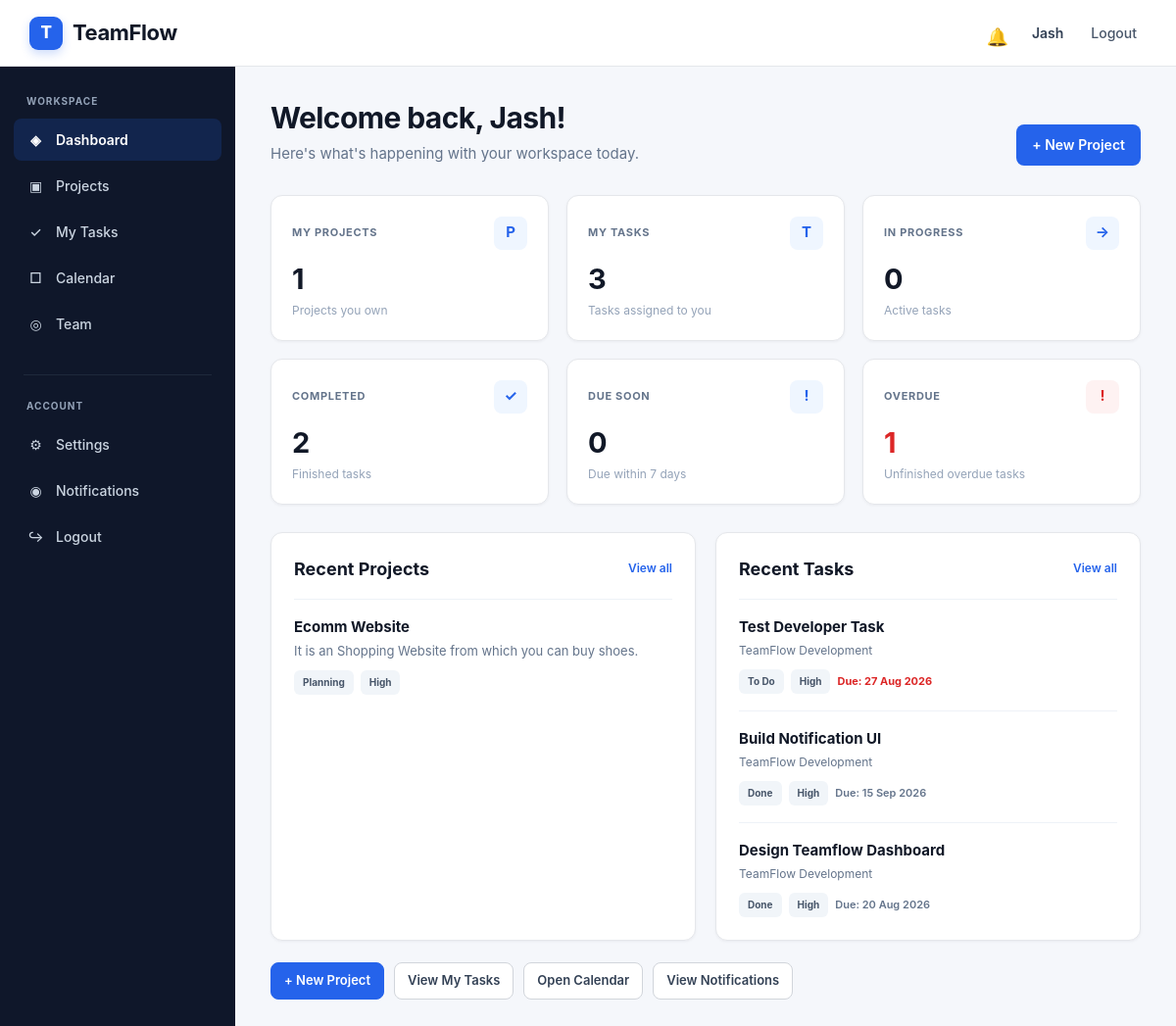
Page /dashboard/ (signed in) on the committed database.
### accounts/models.py (models this page shows, shortened)
class User(AbstractUser):
    profile_picture = models.ImageField(
        upload_to="profile_pictures/",
        blank=True,
        null=True
    )
    bio = models.TextField(
        blank=True
    )
    job_title = models.CharField(
        max_length=100,
        blank=True
    )

### projects/models.py (models this page shows, shortened)
class Project(models.Model):
    STATUS_CHOICES = [
        ("planning", "Planning"),
        ("active", "Active"),
        ("on_hold", "On Hold"),
        ("completed", "Completed"),
    ]
    PRIORITY_CHOICES = [
        ("low", "Low"),
        ("medium", "Medium"),
        ("high", "High"),
    ]
    name = models.CharField(max_length=200)
    description = models.TextField(blank=True)
    owner = models.ForeignKey(
        settings.AUTH_USER_MODEL,
        on_delete=models.CASCADE,
        related_name="owned_projects"
    )
    start_date = models.DateField(
        null=True,
        blank=True
    )
    due_date = models.DateField(
        null=True,
        blank=True
    )
    status = models.CharField(
        max_length=20,
        choices=STATUS_CHOICES,
        default="planning"
    )
    priority = models.CharField(
        max_length=10,
        choices=PRIORITY_CHOICES,
        default="medium"
    )
    created_at = models.DateTimeField(
        auto_now_add=True
    )
    updated_at = models.DateTimeField(
        auto_now=True
    )

### tasks/models.py (models this page shows, shortened)
class Task(models.Model):
    STATUS_CHOICES = [
        ("todo", "To Do"),
        ("in_progress", "In Progress"),
        ("done", "Done"),
    ]
    PRIORITY_CHOICES = [
        ("low", "Low"),
        ("medium", "Medium"),
        ("high", "High"),
    ]
    title = models.CharField(max_length=200)
    description = models.TextField(blank=True)
    project = models.ForeignKey(
        Project,
        on_delete=models.CASCADE,
        related_name="tasks"
    )
    assigned_to = models.ForeignKey(
        settings.AUTH_USER_MODEL,
        on_delete=models.SET_NULL,
        null=True,
        blank=True,
        related_name="assigned_tasks"
    )
    created_by = models.ForeignKey(
        settings.AUTH_USER_MODEL,
        on_delete=models.CASCADE,
        related_name="created_tasks"
    )
    status = models.CharField(
        max_length=20,
        choices=STATUS_CHOICES,
        default="todo"
    )
    priority = models.CharField(
        max_length=10,
        choices=PRIORITY_CHOICES,
        default="medium"
    )
    due_date = models.DateField(
        null=True,
        blank=True
    )
    created_at = models.DateTimeField(
        auto_now_add=True
    )
    updated_at = models.DateTimeField(
        auto_now=True
    )

### dashboard/views.py (the view)
# urls.py: path("", views.dashboard, name="dashboard"),
@login_required
def dashboard(request):
    today = date.today()
    soon_date = today + timedelta(days=7)
    projects = Project.objects.filter(
        owner=request.user
    )
    my_tasks = Task.objects.filter(
        assigned_to=request.user
    )
    project_count = projects.count()
    my_tasks_count = my_tasks.count()
    completed_count = my_tasks.filter(
        status="done"
    ).count()
    in_progress_count = my_tasks.filter(
        status="in_progress"
    ).count()
    overdue_count = my_tasks.filter(
        due_date__lt=today
    ).exclude(
        status="done"
    ).count()
    due_soon_count = my_tasks.filter(
        due_date__gte=today,
        due_date__lte=soon_date
    ).exclude(
        status="done"
    ).count()
    recent_projects = projects.order_by(
        "-created_at"
    )[:5]
    recent_tasks = my_tasks.select_related(
        "project"
    ).order_by(
        "-created_at"
    )[:5]
    return render(
        request,
        "dashboard/dashboard.html",
        {
            "project_count": project_count,
            "my_tasks_count": my_tasks_count,
            "completed_count": completed_count,
            "in_progress_count": in_progress_count,
            "overdue_count": overdue_count,
            "due_soon_count": due_soon_count,
            "recent_projects": recent_projects,
            "recent_tasks": recent_tasks,
            "today": today,
            "soon_date": soon_date,
        }
    )

### templates/dashboard/dashboard.html (shortened to what this page needs)
{% extends "base.html" %}
{% block content %}
<div class="dashboard-page">
    <div class="dashboard-header">
        <div>
            <h1>
                Welcome back,
                {{ request.user.first_name|default:request.user.username }}!
            </h1>
            <p>
                Here's what's happening with your workspace today.
            </p>
        </div>
        <div class="dashboard-header-action">
            <a
                href="{% url 'create_project' %}"
                class="dashboard-primary-btn"
            >
                + New Project
            </a>
        </div>
    </div>
    <div class="dashboard-stats">
        <div class="dashboard-stat">
            <div class="dashboard-stat-top">
                <h3>
                    My Projects
                </h3>
                <div class="stat-icon">
                    P
                </div>
            </div>
            <div class="dashboard-stat-number">
                {{ project_count }}
            </div>
            <div class="dashboard-stat-label">
                Projects you own
            </div>
        </div>
        <div class="dashboard-stat">
            <div class="dashboard-stat-top">
                <h3>
                    My Tasks
                </h3>
                <div class="stat-icon">
                    T
                </div>
            </div>
            <div class="dashboard-stat-number">
                {{ my_tasks_count }}
            </div>
            <div class="dashboard-stat-label">
                Tasks assigned to you
            </div>
        </div>
        <div class="dashboard-stat">
            <div class="dashboard-stat-top">
                <h3>
                    In Progress
                </h3>
                <div class="stat-icon">
                    →
                </div>
            </div>
            <div class="dashboard-stat-number">
                {{ in_progress_count }}
            </div>
            <div class="dashboard-stat-label">
                Active tasks
            </div>
        </div>
        <div class="dashboard-stat">
            <div class="dashboard-stat-top">
                <h3>
                    Completed
                </h3>
                <div class="stat-icon">
                    ✓
                </div>
            </div>
            <div class="dashboard-stat-number">
                {{ completed_count }}
            </div>
            <div class="dashboard-stat-label">
                Finished tasks
            </div>
        </div>
        <div class="dashboard-stat">
            <div class="dashboard-stat-top">
                <h3>
                    Due Soon
                </h3>
                <div class="stat-icon">
                    !
                </div>
            </div>
            <div class="dashboard-stat-number">
                {{ due_soon_count }}
            </div>
            <div class="dashboard-stat-label">
                Due within 7 days
            </div>
        </div>
        <div class="dashboard-stat stat-danger">
            <div class="dashboard-stat-top">
                <h3>
                    Overdue
                </h3>
                <div class="stat-icon">
                    !
                </div>
            </div>
            <div class="dashboard-stat-number">
                {{ overdue_count }}
            </div>
            <div class="dashboard-stat-label">
                Unfinished overdue tasks
            </div>
        </div>
    </div>
    <div class="dashboard-grid">
        <div class="dashboard-card">
            <div class="dashboard-card-header">
                <h2>
                    Recent Projects
                </h2>
                <a href="{% url 'project_list' %}">
                    View all
                </a>
            </div>
            {% if recent_projects %}
                {% for project in recent_projects %}
                    <div class="project-item">
                        <div class="item-title">
                            <a href="{% url 'project_detail' project.id %}">
                                {{ project.name }}
                            </a>
                        </div>
                        <div class="item-description">
                            {{ project.description|default:"No description provided." }}
                        </div>
                        <div class="item-meta">
                            <span class="badge">
                                {{ project.get_status_display }}
                            </span>
                            <span class="badge">
                                {{ project.get_priority_display }}
                            </span>
                        </div>
                    </div>
                {% endfor %}
            {% endif %}
        </div>
        <div class="dashboard-card">
            <div class="dashboard-card-header">
                <h2>
                    Recent Tasks
                </h2>
                <a href="{% url 'my_tasks' %}">
                    View all
                </a>
            </div>
            {% if recent_tasks %}
                {% for task in recent_tasks %}
                    <div class="task-item">
                        <div class="item-title">
                            <a
                                href="{% url 'task_detail' task.project.id task.id %}"
                            >
                                {{ task.title }}
                            </a>
                        </div>
                        <div class="task-project">
                            {{ task.project.name }}
                        </div>
                        <div class="item-meta">
                            <span class="badge">
                                {{ task.get_status_display }}
                            </span>
                            <span class="badge">
                                {{ task.get_priority_display }}
                            </span>
                            {% if task.due_date %}
                                <span
                                    class="
                                        task-due
                                        {% if task.status != 'done' and task.due_date < today %}
                                            task-overdue
                                        {% elif task.status != 'done' and task.due_date <= soon_date %}
                                            task-due-soon
                                        {% endif %}
                                    "
                                >
                                    Due:
                                    {{ task.due_date|date:"d M Y" }}
                                </span>
                            {% endif %}
                        </div>
                    </div>
                {% endfor %}
            {% endif %}
        </div>
    </div>
    <div class="quick-actions">
        <a
            class="quick-action primary"
            href="{% url 'create_project' %}"
        >
            + New Project
        </a>
        <a
            class="quick-action"
            href="{% url 'my_tasks' %}"
        >
            View My Tasks
        </a>
        <a
            class="quick-action"
            href="{% url 'calendar' %}"
        >
            Open Calendar
        </a>
        <a
            class="quick-action"
            href="{% url 'notification_list' %}"
        >
            View Notifications
        </a>
    </div>
</div>
{% endblock %}

### templates/base.html (shortened to what this page needs)
<!DOCTYPE html>
<html lang="en">
<head>
</head>
<body>
    <nav class="navbar">
        <a href="{% url 'dashboard' %}" class="logo">
            <span class="logo-mark">
                T
            </span>
            <span>
                TeamFlow
            </span>
        </a>
        <div class="user-area">
            {% if user.is_authenticated %}
                <a
                    href="{% url 'notification_list' %}"
                    class="notification-link"
                    title="Notifications"
                >
                    <span class="notification-icon">
                        🔔
                    </span>
                </a>
                <span class="user-name">
                    {{ user.username }}
                </span>
                <a
                    href="{% url 'logout' %}"
                    class="logout-top"
                >
                    Logout
                </a>
            {% endif %}
        </div>
    </nav>
    <aside class="sidebar">
        <div class="sidebar-section">
            <div class="sidebar-title">
                Workspace
            </div>
            <a
                href="{% url 'dashboard' %}"
                class="{% if request.resolver_match.url_name == 'dashboard' %}active{% endif %}"
            >
                <span class="sidebar-icon">
                    ◈
                </span>
                Dashboard
            </a>
            <a
                href="{% url 'project_list' %}"
                class=""
            >
                <span class="sidebar-icon">
                    ▣
                </span>
                Projects
            </a>
            <a
                href="{% url 'my_tasks' %}"
                class="{% if request.resolver_match.url_name == 'my_tasks' %}active{% endif %}"
            >
                <span class="sidebar-icon">
                    ✓
                </span>
                My Tasks
            </a>
            <a
                href="{% url 'calendar' %}"
                class="{% if request.resolver_match.url_name == 'calendar' %}active{% endif %}"
            >
                <span class="sidebar-icon">
                    □
                </span>
                Calendar
            </a>
            <a
                href="{% url 'team_list' %}"
                class="{% if request.resolver_match.url_name == 'team_list' %}active{% endif %}"
            >
                <span class="sidebar-icon">
                    ◎
                </span>
                Team
            </a>
        </div>
        <div class="sidebar-divider"></div>
        <div class="sidebar-section">
            <div class="sidebar-title">
                Account
            </div>
            <a
                href="{% url 'profile' %}"
                class="{% if request.resolver_match.url_name == 'profile' %}active{% endif %}"
            >
                <span class="sidebar-icon">
                    ⚙
                </span>
                Settings
            </a>
            <a
                href="{% url 'notification_list' %}"
                class="{% if request.resolver_match.url_name == 'notification_list' %}active{% endif %}"
            >
                <span class="sidebar-icon">
                    ◉
                </span>
                Notifications
            </a>
            <a href="{% url 'logout' %}">
                <span class="sidebar-icon">
                    ↪
                </span>
                Logout
            </a>
        </div>
    </aside>
    <main class="main-content">
        {% block content %}
        {% endblock %}
    </main>
</body>
</html>

### rows in the picture
User: username "Jash", user.first_name "Jash"
Project: name "Ecomm Website", description "It is an Shopping Website from which you can buy shoes.", status "Planning", priority "High"
Task: title "Test Developer Task", project.name "TeamFlow Development", status "To Do", priority "High", due_date "27 Aug 2026"
Task: title "Build Notification UI", project.name "TeamFlow Development", status "Done", priority "High", due_date "15 Sep 2026"
Task: title "Design Teamflow Dashboard", project.name "TeamFlow Development", status "Done", priority "High", due_date "20 Aug 2026"

### other values in the picture
{{ project_count }} "1"
{{ my_tasks_count }} "3"
{{ in_progress_count }} "0"
{{ completed_count }} "2"
{{ due_soon_count }} "0"
{{ overdue_count }} "1"
